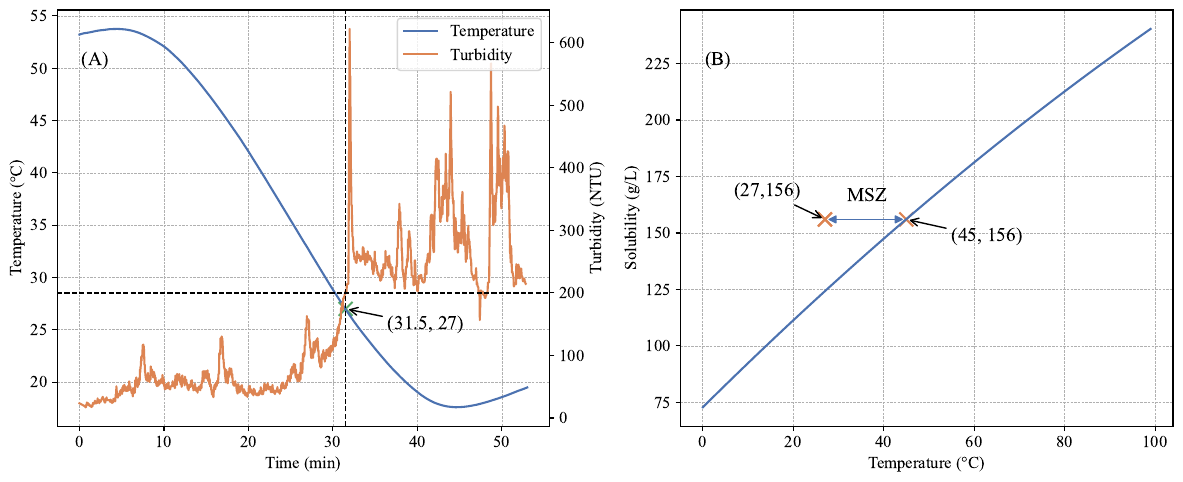

Source code (Python):
import pandas as pd
import matplotlib.pyplot as plt
import matplotlib.image as mpimg
import os
import numpy as np
import seaborn as sns
from scipy.optimize import curve_fit
import scipy.stats as stats

plt.rcParams['font.family'] = 'Times New Roman'
plt.rcParams['axes.unicode_minus'] = False
plt.rcParams['font.size'] = 12                   # 全局字体大小
plt.rcParams['axes.titlesize'] = 12              # 图标题字体大小
plt.rcParams['axes.labelsize'] = 12              # 轴标签字体大小
plt.rcParams['xtick.labelsize'] = 12             # x 轴刻度字体大小
plt.rcParams['ytick.labelsize'] = 12             # y 轴刻度字体大小
plt.rcParams['legend.fontsize'] = 12             # 图例字体大小
color = sns.color_palette("deep")

turbidity = pd.read_excel(r'PotassiumSulfate\ec_ultrasound_potassiumSulfate\turbidity\156.xlsx', header = 0, names = ['time', 'turbidity'])
tem = pd.read_excel(r'PotassiumSulfate\ec_ultrasound_potassiumSulfate\turbidity\C36916-DATALOG-2025-01-13-18-46-46.xlsx')
tem1 = tem.iloc[:, 3].values
time1 = tem.iloc[:, 0].values

time1_in_min = [(t - tem.iloc[:, 0][0]).total_seconds() / 60 for t in tem.iloc[:, 0]]
time_in_min01 = [(t - turbidity.iloc[:, 0][0]).total_seconds() / 60 for t in turbidity.iloc[:, 0]]


fig= plt.figure(figsize=(12, 5))
ax = plt.subplot(121)
line1 = ax.plot(time1_in_min, tem1, label = 'Temperature',c=color[0])
ax.set_xlabel('Time (min)')
ax.set_ylabel('Temperature (℃)')
ax.grid(linestyle='--', linewidth=0.5)
ydot = 27
xdot = 31.5
plt.scatter(xdot, ydot, s=100, c=color[2], marker='x')
plt.annotate(
    f'({xdot}, {ydot})',
    xy=(xdot, ydot),
    xytext=(xdot + 5, ydot - 2),  # 偏移位置
    arrowprops=dict(arrowstyle='->', color='black'),
    fontsize=14,
    color='black'
)
plt.text(0.05,0.9, '(A)', transform=ax.transAxes, fontsize=14, fontweight='normal', va='top', ha='left')
ax2 = ax.twinx()
line2 = ax2.plot(time_in_min01, turbidity['turbidity'], label = 'Turbidity',c=color[1])
ax2.axhline(200, color='black', linestyle='--', linewidth=1)
ax2.axvline(31.5, color='black', linestyle='--', linewidth=1)
ax2.set_ylabel('Turbidity (NTU)')
lines_1, labels_1 = ax.get_legend_handles_labels()
lines_2, labels_2 = ax2.get_legend_handles_labels()
ax2.legend(lines_1 + lines_2, labels_1 + labels_2, loc = 'upper right')

axs = plt.subplot(122)
x = range(0,100)
a0 = 4.18e-1
a1 = 1.138e-2
a2 = -1.688e-5
yg = [(a0 + a1 * i + a2 * i**2) * 174.26  for i in x]
y = [(a0 + a1 * 20 + a2 * 20**2) * 174.26]
x_pd = pd.DataFrame(x)
y_pd = pd.DataFrame(yg)
xy_pd = pd.concat([x_pd, y_pd], axis=1)
print(xy_pd)
xy_pd.to_csv(r'PotassiumSulfate\ec_ultrasound_potassiumSulfate\turbidity\solubility.csv', index = False)
axs.plot(x,yg,label = 'K$_2$SO$_4$ Solubility', color = color[0])
axs.set_xlabel('Temperature (°C)')
axs.set_ylabel('Solubility (g/L)')
axs.grid(True, linestyle='--', linewidth=0.5)
# axs.legend()
plt.text(0.05,0.9, '(B)', transform=axs.transAxes, fontsize=14, fontweight='normal', va='top', ha='left')
xdot2 = 45
ydot2 = 156
plt.scatter([xdot2,27], [ydot2,156], s=100, c=color[1], marker='x')
plt.scatter([27], [156], s=100, c=color[1], marker='x')
plt.annotate(
    '', xy=[xdot2,ydot2], xytext=[27,156],
    arrowprops=dict(arrowstyle="<|-|>", color=color[0], lw=1)
)
plt.annotate(
    f'({xdot2}, {ydot2})',
    xy=(xdot2, ydot2),
    xytext=(xdot2 + 10, ydot2 - 10),  # 偏移位置
    arrowprops=dict(arrowstyle='->', color='black'),
    fontsize=14,
    color='black'
)
plt.annotate(
    f'(27,156)',
    xy=(27,156),
    xytext=(27 - 20, 156 + 10),  # 偏移位置
    arrowprops=dict(arrowstyle='->', color='black'),
    fontsize=14,
    color='black'
)
plt.text(32,170,'MSZ',fontsize=14, fontweight='normal', va='top', ha='left')
plt.tight_layout()
plt.savefig(r'PotassiumSulfate\ec_ultrasound_potassiumSulfate\turbidity.pdf', dpi=300, bbox_inches='tight')
plt.show()